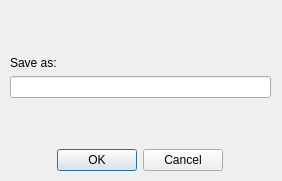
<?xml version="1.0" encoding="UTF-8"?>
<ui version="4.0">
 <class>Dialog</class>
 <widget class="QDialog" name="Dialog">
  <property name="geometry">
   <rect>
    <x>0</x>
    <y>0</y>
    <width>282</width>
    <height>181</height>
   </rect>
  </property>
  <property name="windowTitle">
   <string>Dialog</string>
  </property>
  <widget class="QWidget" name="verticalLayoutWidget">
   <property name="geometry">
    <rect>
     <x>10</x>
     <y>10</y>
     <width>261</width>
     <height>161</height>
    </rect>
   </property>
   <layout class="QVBoxLayout" name="verticalLayout">
    <item>
     <layout class="QVBoxLayout" name="verticalLayout_2">
      <item>
       <layout class="QGridLayout" name="gridLayout">
        <item row="3" column="0">
         <spacer name="verticalSpacer">
          <property name="orientation">
           <enum>Qt::Vertical</enum>
          </property>
          <property name="sizeHint" stdset="0">
           <size>
            <width>20</width>
            <height>40</height>
           </size>
          </property>
         </spacer>
        </item>
        <item row="1" column="0" alignment="Qt::AlignVCenter">
         <widget class="QLabel" name="label">
          <property name="text">
           <string>Save as:</string>
          </property>
         </widget>
        </item>
        <item row="2" column="0">
         <widget class="QLineEdit" name="fileName"/>
        </item>
        <item row="0" column="0">
         <spacer name="verticalSpacer_2">
          <property name="orientation">
           <enum>Qt::Vertical</enum>
          </property>
          <property name="sizeHint" stdset="0">
           <size>
            <width>20</width>
            <height>40</height>
           </size>
          </property>
         </spacer>
        </item>
       </layout>
      </item>
     </layout>
    </item>
    <item alignment="Qt::AlignHCenter|Qt::AlignBottom">
     <widget class="QDialogButtonBox" name="buttonBox">
      <property name="orientation">
       <enum>Qt::Horizontal</enum>
      </property>
      <property name="standardButtons">
       <set>QDialogButtonBox::Cancel|QDialogButtonBox::Ok</set>
      </property>
     </widget>
    </item>
   </layout>
  </widget>
 </widget>
 <resources/>
 <connections>
  <connection>
   <sender>buttonBox</sender>
   <signal>accepted()</signal>
   <receiver>Dialog</receiver>
   <slot>accept()</slot>
   <hints>
    <hint type="sourcelabel">
     <x>248</x>
     <y>254</y>
    </hint>
    <hint type="destinationlabel">
     <x>157</x>
     <y>274</y>
    </hint>
   </hints>
  </connection>
  <connection>
   <sender>buttonBox</sender>
   <signal>rejected()</signal>
   <receiver>Dialog</receiver>
   <slot>reject()</slot>
   <hints>
    <hint type="sourcelabel">
     <x>316</x>
     <y>260</y>
    </hint>
    <hint type="destinationlabel">
     <x>286</x>
     <y>274</y>
    </hint>
   </hints>
  </connection>
 </connections>
</ui>
